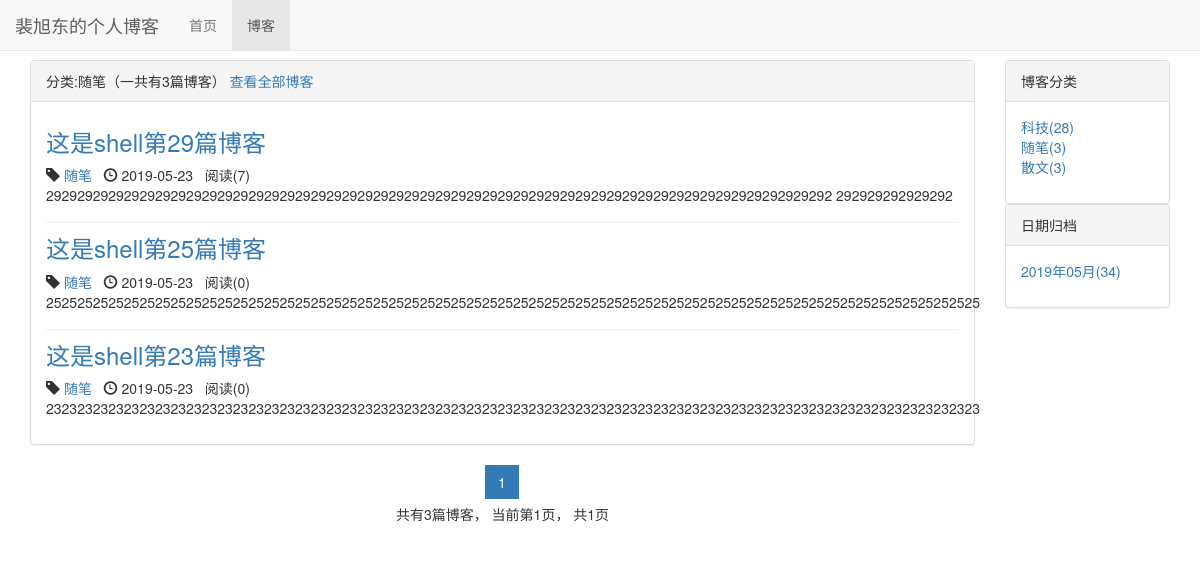
Page /blog/type/2 on the committed database.
### blog/models.py (models this page shows, shortened)
class BlogType(models.Model):
    type_name = models.CharField(max_length=15)
    def __str__(self):
        return self.type_name

class Blog(models.Model):
    title = models.CharField(max_length=50)
    blog_type = models.ForeignKey(BlogType, on_delete=models.DO_NOTHING)
    content = RichTextUploadingField()
    author = models.ForeignKey(User, on_delete=models.DO_NOTHING)
    read_num = models.IntegerField(default=0)
    created_time = models.DateTimeField(auto_now_add=True)
    last_update_time = models.DateTimeField(auto_now=True)
    class Meta:
        ordering = ['-created_time']

### blog/views.py (the view)
# urls.py: path('type/<int:blog_with_type>',views.blog_with_type,name = 'blog_with_type'),
def blog_with_type(request,blog_with_type):
    blog_type = get_object_or_404(BlogType,pk=blog_with_type)
    blogs_all_list = Blog.objects.filter(blog_type=blog_type)
    context = get_blog_list_common_date(blogs_all_list, request)
    context['blog_type'] =blog_type
    return render_to_response('blog_with_type.html',context)

### blog/templates/blog_with_type.html (shortened to what this page needs)
{% extends 'blog_list.html' %}
{% block  blog_list_title %}
    分类:{{ blog_type.type_name }}（一共有{{ page_of_blogs.paginator.object_list|length }}篇博客）
    <a href="{% url 'blog_list' %}">查看全部博客</a>
{% endblock %}

### blog/templates/blog_list.html (shortened to what this page needs)
{% extends 'base.html' %}
{% load staticfiles %}
{% block blog-active %}active{% endblock %}
{% block header_extends %}
        <link rel="stylesheet" href="{% static 'blog/blog.css' %}">
{% endblock %}
{% block content %}
    <div class="container">
        <div class="row">
            <div class="col-xs-12 col-sm-8 col-md-8 col-lg-10">
                <div class="panel panel-default">
                    <div class="panel-heading">{% block blog_list_title %}博客列表（一共有{{ page_of_blogs.paginator.object_list|length }}篇博客）{% endblock %}</div>
                        <div class="panel-body">
                            {% for blog in page_of_blogs.object_list %}
                                <div class="blog" >
                                    <h3><a href="{% url 'blog_detail' blog.pk %}">{{ blog.title }}</a></h3>
                                    <p class="blog-info">
                                        <span class="glyphicon glyphicon-tag"></span><a  href="{% url 'blog_with_type' blog.blog_type.pk %}"> {{ blog.blog_type }}</a>&nbsp;&nbsp;
                                        <span class="glyphicon glyphicon-time"></span> {{ blog.created_time|date:"Y-m-d" }}&nbsp;&nbsp;
                                        阅读({{ blog.read_num }})
                                    </p>
                                    <p>{{ blog.content|striptags|truncatechars:120 }}</p>
                                </div>
                            {% empty %}
                                <div class="blog">
                                    <h3>--暂无博客--</h3>
                                </div>
                            {% endfor %}
                        </div>
                </div>
                <div class="paginator">
                  <ul class="pagination" >
                        {% for page_num in page_range %}
                            {% if page_num == page_of_blogs.number %}
                              <li class="active"><a href="?page={{ page_num }}">{{ page_num }}</a></li>
                            {% else %}
                                {% if page_num == '...' %}
                                    <li ><span>{{ page_num }}</span></li>
                                {% else %}
                                    <li ><a href="?page={{ page_num }}">{{ page_num }}</a></li>
                                {% endif %}
                            {% endif %}
                        {% endfor %}
                  </ul>
                <p class="pxd">
                    共有{{ page_of_blogs.paginator.count }}篇博客，
                    当前第{{ page_of_blogs.number }}页，
                    共{{ page_of_blogs.paginator.num_pages }}页
                </p>
                </div>
            </div>
            <div class="hidden-xs col-sm-4 col-md-4 col-lg-2">
                <div class="panel panel-default">
                    <div class="panel-heading">博客分类</div>
                        <div class="panel-body">
                            <ul class="blog-types" >
                                {% for blog_type in blog_types %}
                                    <li><a href="{% url 'blog_with_type' blog_type.pk %}">{{ blog_type.type_name  }}({{ blog_type.blog_count }})</a></li>
                                {% empty %}
                                    <li>暂无分类</li>
                                {% endfor %}
                            </ul>
                        </div>
                </div>
                <div class="panel panel-default">
                    <div class="panel-heading">日期归档</div>
                    <div class="panel-body">
                        <ul>
                            {% for blog_date,blog_count in blog_dates.items %}
                                <li><a href="{% url 'blog_with_date' blog_date.year blog_date.month %}">{{ blog_date|date:"Y年m月" }}({{ blog_count }})</a>
                                </li>
                            {% endfor %}
                        </ul>
                    </div>
                </div>
            </div>
        </div>
    </div>
{% endblock %}

### static/base.css (style rules this page uses)
* { margin: 0; padding: 0; }
body { margin-top: 60px!important; }
ul { list-style-type: none; }

### blog/static/blog/blog.css (style rules this page uses)
ul.blog-types { list-style-type:none; }
div.blog:not(:last-child) { margin-bottom: 0.5em; padding-bottom:0.5em; border-bottom:1px solid #eee ; }
div.blog h3 { margin-top: 0.5em; }
div.blog p.blog-info { margin-bottom: 0 ; }
div.paginator { text-align: center; }
div.panel-default { margin-bottom: 0.5px; padding-bottom: 0.5px; }
div.paginator ul.pagination { margin-bottom: 0.5px!important; padding-bottom: 0.5px!important; }

### rows in the picture
BlogType: type_name "随笔", blog_count "3"
Blog: title "这是shell第29篇博客", blog_type "随笔", created_time "2019-05-23", read_num "7", content "29292929292929292929292929292929292929292929292929292929292929292929292929292929292929292929292929292 292929292929292"
Blog: title "这是shell第25篇博客", blog_type "随笔", created_time "2019-05-23", read_num "0", content "252525252525252525252525252525252525252525252525252525252525252525252525252525252525252525252525252525252525252525252525"
Blog: title "这是shell第23篇博客", blog_type "随笔", created_time "2019-05-23", read_num "0", content "232323232323232323232323232323232323232323232323232323232323232323232323232323232323232323232323232323232323232323232323"
BlogType: type_name "科技", blog_count "28"
BlogType: type_name "散文", blog_count "3"

### other values in the picture
{{ page_of_blogs.paginator.object_list|length }} "3"
{{ page_num }} "1"
{{ page_of_blogs.paginator.count }} "3"
{{ page_of_blogs.number }} "1"
{{ page_of_blogs.paginator.num_pages }} "1"
{{ blog_date|date:"Y年m月" }} "2019年05月"
{{ blog_count }} "34"
